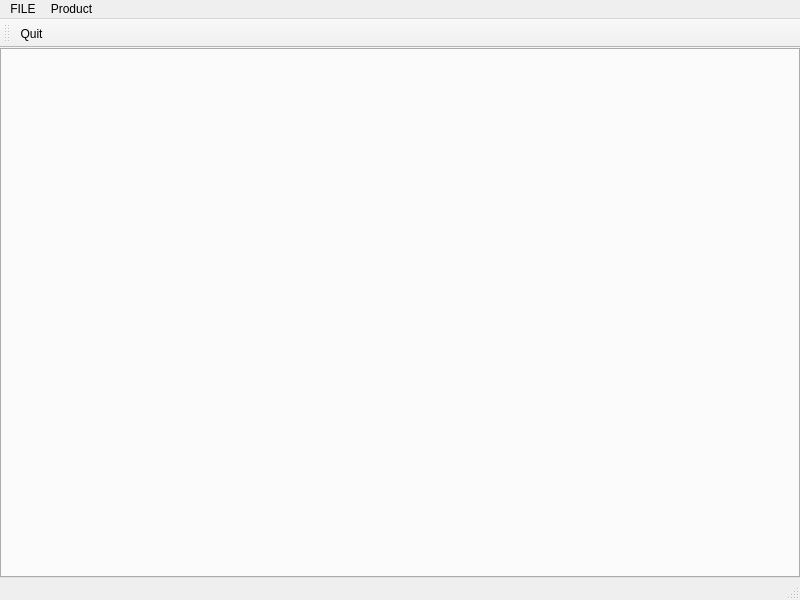
<?xml version="1.0" encoding="UTF-8"?>
<ui version="4.0">
 <class>MainWindow</class>
 <widget class="QMainWindow" name="MainWindow">
  <property name="geometry">
   <rect>
    <x>0</x>
    <y>0</y>
    <width>800</width>
    <height>600</height>
   </rect>
  </property>
  <property name="windowTitle">
   <string>MainWindow</string>
  </property>
  <widget class="QWidget" name="centralwidget">
   <layout class="QHBoxLayout" name="horizontalLayout">
    <property name="spacing">
     <number>0</number>
    </property>
    <property name="leftMargin">
     <number>0</number>
    </property>
    <property name="topMargin">
     <number>0</number>
    </property>
    <property name="rightMargin">
     <number>0</number>
    </property>
    <property name="bottomMargin">
     <number>0</number>
    </property>
    <item>
     <widget class="QTabWidget" name="MainTabWidget">
      <property name="currentIndex">
       <number>-1</number>
      </property>
     </widget>
    </item>
   </layout>
  </widget>
  <widget class="QMenuBar" name="menubar">
   <property name="geometry">
    <rect>
     <x>0</x>
     <y>0</y>
     <width>800</width>
     <height>18</height>
    </rect>
   </property>
   <widget class="QMenu" name="menuFile">
    <property name="title">
     <string>FILE</string>
    </property>
    <addaction name="actionQuit"/>
   </widget>
   <widget class="QMenu" name="menuProduct">
    <property name="title">
     <string>Product</string>
    </property>
   </widget>
   <addaction name="menuFile"/>
   <addaction name="menuProduct"/>
  </widget>
  <widget class="QStatusBar" name="statusbar"/>
  <widget class="QToolBar" name="toolBar">
   <property name="windowTitle">
    <string>toolBar</string>
   </property>
   <attribute name="toolBarArea">
    <enum>TopToolBarArea</enum>
   </attribute>
   <attribute name="toolBarBreak">
    <bool>false</bool>
   </attribute>
   <addaction name="actionQuit"/>
  </widget>
  <action name="actionQuit">
   <property name="icon">
    <iconset theme="QIcon::ThemeIcon::ApplicationExit"/>
   </property>
   <property name="text">
    <string>Quit</string>
   </property>
   <property name="shortcut">
    <string>Ctrl+Q</string>
   </property>
  </action>
 </widget>
 <resources/>
 <connections>
  <connection>
   <sender>actionQuit</sender>
   <signal>triggered()</signal>
   <receiver>MainWindow</receiver>
   <slot>close()</slot>
   <hints>
    <hint type="sourcelabel">
     <x>-1</x>
     <y>-1</y>
    </hint>
    <hint type="destinationlabel">
     <x>267</x>
     <y>199</y>
    </hint>
   </hints>
  </connection>
 </connections>
</ui>
